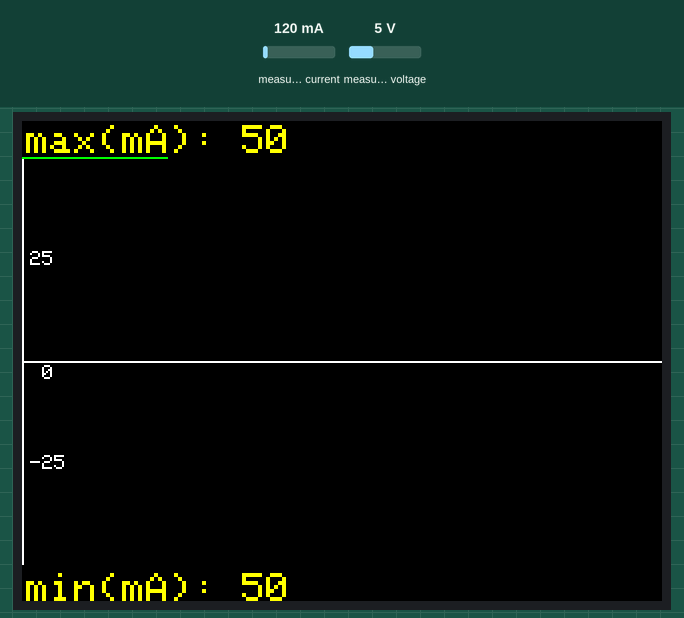
This sketch was run on a simulated Arduino Uno, built with avr-gcc and run on an emulated ATmega328P. On the bench: 320×240 colour display. Inputs (shaded band) come from the test bench; at power-on: measured current 120 mA, measured voltage 5 V. What the sketch prints to the serial monitor is not drawn.

Above: at 1.6 s.
1.7 s: measured current set to 40 mA
At 1.9 s:
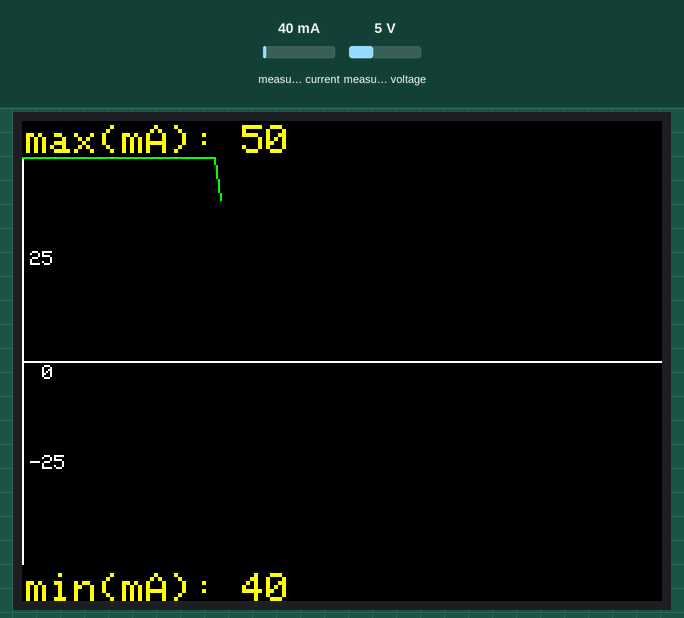
4.7 s: measured current set to 500 mA
At 4.96 s:
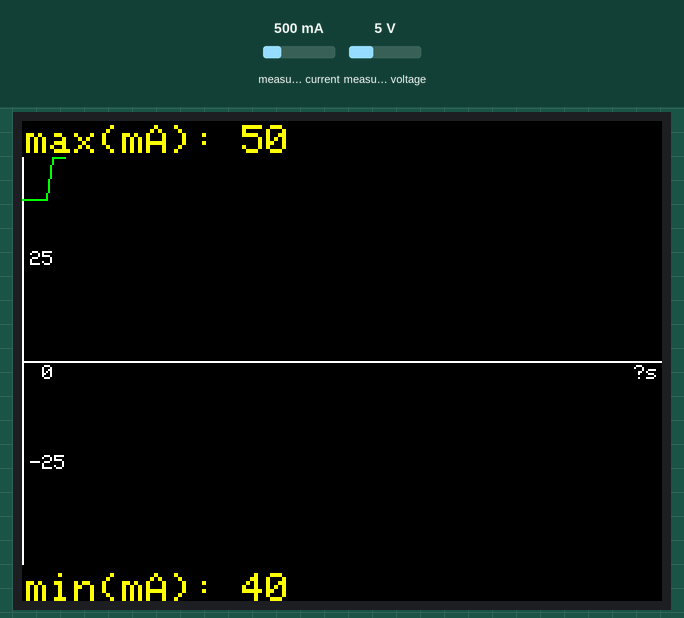
Timing chart, 0 to 7.7 s (numbered marks = the images above; inputs shaded):
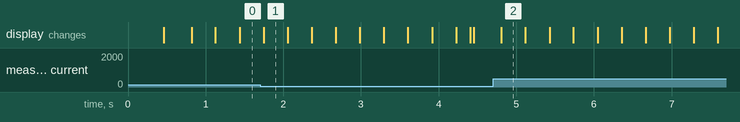

The sketch:

Ammeter_V4_2_4_tft.ino
```cpp
#include <Wire.h>
#include <Adafruit_INA219.h>

Adafruit_INA219 ina219;

// Sampling delay (ms)
int t_delay = 20;          // keep as in your original

// For Serial/logging (lifetime min/max). Display uses per-sweep min/max.
float min_current =  1e9;
float max_current = -1e9;

void TFT_Setup(void);
void Publish_Data(float current_mA, float min_current_mA, float max_current_mA, float bus_mV);

// Track lifetime min/max for Serial (display uses per-sweep)
void update_min_max(float current_mA) {
  if (current_mA < min_current) min_current = current_mA;
  if (current_mA > max_current) max_current = current_mA;
}

void setup() {
  Serial.begin(115200);
  // while (!Serial) { delay(1); }

  // INA219 init
  if (!ina219.begin()) {
    Serial.println("Failed to find INA219 chip");
    while (1) { delay(10); }
  }
  // Optional: pick a calibration suitable for your range:
  // ina219.setCalibration_32V_2A(); // common default

  // TFT init
  TFT_Setup();
  Serial.println("Ammeter TFT setup complete.");
}

void loop() {
  // Read current in mA and bus voltage in mV
  float current_mA  = ina219.getCurrent_mA();
  float busvoltageV = ina219.getBusVoltage_V();
  float bus_mV      = busvoltageV * 1000.0f;

  update_min_max(current_mA);

  // Debug (optional)
  // Serial.print("I(mA): "); Serial.print(current_mA);
  // Serial.print("  MIN: "); Serial.print(min_current);
  // Serial.print("  MAX: "); Serial.print(max_current);
  // Serial.print("  Vbus(mV): "); Serial.println(bus_mV);

  // Publish to TFT (display internally tracks per-sweep min/max)
  Publish_Data(current_mA, min_current, max_current, bus_mV);

  delay(t_delay);
}
```

02_TFT_support.ino
```cpp
#include <Adafruit_GFX.h>
#include <Adafruit_ILI9341.h>
#include <SPI.h>

// FeatherWing 2.4" ILI9341 pins
#define TFT_CS   9
#define TFT_DC   10
#define TFT_RST  -1  // tied to Feather RESET

// Color aliases
#define ST77XX_BLACK   ILI9341_BLACK
#define ST77XX_WHITE   ILI9341_WHITE
#define ST77XX_GREEN   ILI9341_GREEN
#define ST77XX_YELLOW  ILI9341_YELLOW

// Label bands
const int TOP_TEXT_HEIGHT    = 16;   // top band for max(mA)
const int BOTTOM_TEXT_HEIGHT = 16;   // bottom band for min(mA)

// ==== CURRENT VERTICAL SCALE ====
// Signed full-scale centered at 0 mA (change if needed)
const int CURR_FULL_SCALE_MA = 50;                // e.g., ±100 mA
const int CURR_MIN_MA        = -CURR_FULL_SCALE_MA;
const int CURR_MAX_MA        =  CURR_FULL_SCALE_MA;

// TFT
Adafruit_ILI9341 tft = Adafruit_ILI9341(TFT_CS, TFT_DC, TFT_RST);

// Graph state
int t_prev = 0;
int t_curr = 0;
int t_step = 3;     // horizontal pixels per sample

int y_prev = 0;
int y_curr = 0;

// Per-sweep state (display-only)
static bool first_sample = true;
static bool sweep_new    = true;
static float sweep_min   = 0.0f;   // mA
static float sweep_max   = 0.0f;   // mA

// Timing for time-scale labels
static unsigned long sweep_start_ms  = 0;
static float         last_sweep_secs = NAN;

// Cached geometry
int16_t g_w = 0, g_h = 0;
int16_t g_graph_top = 0, g_graph_bottom = 0, g_graph_height = 0;
int16_t g_mid_y = 0;

// ---- helpers ----
void computeGeometry();
void makeGrid();
void drawMinMaxText(float min_mA, float max_mA);
void drawYAxisHalfLabels();
void drawTimeScaleLabels();

void TFT_Setup(void) {
  tft.begin();
  tft.setRotation(1); // landscape
  tft.fillScreen(ST77XX_BLACK);

  first_sample = true;
  sweep_new    = true;
  t_prev       = 0;
  t_curr       = 0;

  computeGeometry();
  makeGrid();
  drawMinMaxText(0, 0);
  drawYAxisHalfLabels();
  drawTimeScaleLabels();

  delay(150);
}

void computeGeometry() {
  g_w = tft.width();
  g_h = tft.height();

  g_graph_top    = TOP_TEXT_HEIGHT + 2;
  g_graph_bottom = g_h - BOTTOM_TEXT_HEIGHT - 3;
  g_graph_height = g_graph_bottom - g_graph_top + 1;

  g_mid_y = g_graph_top + g_graph_height / 2;   // 0 mA axis
}

void makeGrid() {
  computeGeometry();

  // Clear graph area
  tft.fillRect(0, g_graph_top, g_w, g_graph_height, ST77XX_BLACK);

  // Y-axis
  tft.drawLine(0, g_graph_top, 0, g_graph_bottom, ST77XX_WHITE);

  // 0 mA axis (midline)
  tft.drawLine(0, g_mid_y, g_w - 1, g_mid_y, ST77XX_WHITE);
}

void drawMinMaxText(float min_mA, float max_mA) {
  tft.setTextSize(2);
  tft.setTextColor(ST77XX_YELLOW);

  // Top: max(mA)
  tft.fillRect(0, 0, g_w, TOP_TEXT_HEIGHT, ST77XX_BLACK);
  tft.setCursor(2, 2);
  tft.print("max(mA): ");
  tft.print((int)round(max_mA));

  // Bottom: min(mA)
  tft.fillRect(0, g_h - BOTTOM_TEXT_HEIGHT, g_w, BOTTOM_TEXT_HEIGHT, ST77XX_BLACK);
  tft.setCursor(2, g_h - BOTTOM_TEXT_HEIGHT + 2);
  tft.print("min(mA): ");
  tft.print((int)round(min_mA));
}

void drawYAxisHalfLabels() {
  const int HALF = CURR_FULL_SCALE_MA / 2;  // e.g., ±20 for ±40 mA

  auto map_to_y = [&](int mA) -> int16_t {
    long yy = g_graph_top + map(mA, CURR_MIN_MA, CURR_MAX_MA, g_graph_height - 1, 0);
    if (yy < g_graph_top) yy = g_graph_top;
    if (yy > g_graph_bottom) yy = g_graph_bottom;
    return (int16_t)yy;
  };

  int16_t y_pos_half = map_to_y(+HALF);
  int16_t y_neg_half = map_to_y(-HALF);

  tft.setTextSize(1);
  tft.setTextColor(ST77XX_WHITE);

  const int16_t txt_h = 8;
  int16_t y_txt;

  // +half
  y_txt = y_pos_half - txt_h / 2;
  if (y_txt < g_graph_top) y_txt = g_graph_top;
  if (y_txt > g_graph_bottom - txt_h) y_txt = g_graph_bottom - txt_h;
  tft.setCursor(4, y_txt);
  tft.print(HALF);

  // -half
  y_txt = y_neg_half - txt_h / 2;
  if (y_txt < g_graph_top) y_txt = g_graph_top;
  if (y_txt > g_graph_bottom - txt_h) y_txt = g_graph_bottom - txt_h;
  tft.setCursor(4, y_txt);
  tft.print(-HALF);
}

void drawTimeScaleLabels() {
  tft.setTextSize(1);
  tft.setTextColor(ST77XX_WHITE);

  const int margin_x = 2;
  const int margin_y = 2;
  int16_t y = g_graph_bottom - 8 - margin_y; // 8px font height

  // Left: "0"
  tft.setCursor(margin_x + 8, g_h/2+2);  // a little right of Y-axis
  tft.print("0");

  // Right: measured secs from previous sweep (if available)
  tft.fillRect(g_w - 60, y, 60, 10, ST77XX_BLACK); // clear old area
  if (!isnan(last_sweep_secs) && last_sweep_secs > 0.0f) {
    char buf[16];
    // print with one decimal place, e.g., "3.0s"
    snprintf(buf, sizeof(buf), "%.1fs", last_sweep_secs);
    int16_t text_w = strlen(buf) * 6; // 6px per char at size=1
    tft.setCursor(g_w - text_w - margin_x, g_h/2+2);
    tft.print(buf);
  }
}

// Display entry point from ammeter sketch
// (ignores passed min/max for rendering; uses per-sweep values)
void Publish_Data(float current_mA, float /*min_current_mA*/, float /*max_current_mA*/, float /*bus_mV*/) {
  // Clamp to signed range
  if (current_mA < CURR_MIN_MA) current_mA = CURR_MIN_MA;
  if (current_mA > CURR_MAX_MA) current_mA = CURR_MAX_MA;

  // Map current to screen y
  int this_y = g_graph_top + map((int)round(current_mA), CURR_MIN_MA, CURR_MAX_MA, g_graph_height - 1, 0);
  if (this_y < g_graph_top) this_y = g_graph_top;
  if (this_y > g_graph_bottom) this_y = g_graph_bottom;

  // Start of new sweep or first-ever sample
  if (first_sample || sweep_new) {
    makeGrid();
    drawYAxisHalfLabels();
    drawTimeScaleLabels();

    t_curr = 0;
    t_prev = 0;

    y_curr = this_y;
    y_prev = this_y;

    sweep_min = current_mA;
    sweep_max = current_mA;
    drawMinMaxText(sweep_min, sweep_max);

    sweep_start_ms = millis();

    tft.drawPixel(t_curr, y_curr, ST77XX_GREEN);

    first_sample = false;
    sweep_new    = false;
    return;
  }

  // Advance X
  t_prev = t_curr;
  t_curr += t_step;

  // Wrap -> finish sweep, measure duration, start fresh next call
  if (t_curr >= g_w) {
    unsigned long now_ms = millis();
    if (now_ms >= sweep_start_ms) {
      last_sweep_secs = (now_ms - sweep_start_ms) / 1000.0f;
    } else {
      last_sweep_secs = NAN;
    }
    sweep_new = true;
    return;
  }

  // Draw connected segment
  y_prev = y_curr;
  y_curr = this_y;
  tft.drawLine(t_prev, y_prev, t_curr, y_curr, ST77XX_GREEN);

  // Update per-sweep min/max and labels
  if (current_mA < sweep_min) sweep_min = current_mA;
  if (current_mA > sweep_max) sweep_max = current_mA;
  drawMinMaxText(sweep_min, sweep_max);
}
```
